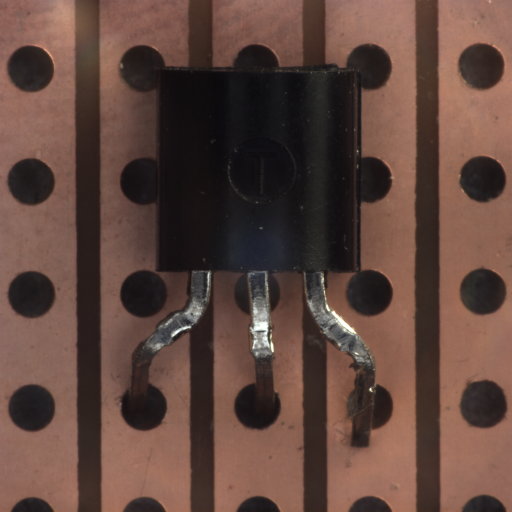
#> input picture web/examples/example_defective_bent_lead_001.png, 1024 x 1024 px (shown at 1/2 size)
$ python -i orientation.py   (imports and definitions only)
#> lines starting #> are read from the running program, lines starting #| are printed output that depends on the picture; after the words box and inside, x2 and y2 are one past the last pixel; in counts of white or black regions, pixels touching at a corner belong together
"""
Orientation Normalisation — make every model rotation-tolerant
===============================================================
The classifiers (EfficientNet-B0, ConvNeXt-Tiny, ResNet-50) were trained on MVTec AD
Transistor images, where every transistor is photographed *upright*: the black
TO-92 body at the top and the three metal leads pointing DOWN. A transistor lying
sideways (or upside-down) is far outside that distribution, so the networks score it
as "defective" almost regardless of its real condition (it looks like the dataset's
"misplaced" class).

Instead of touching the trained weights, this module canonicalises the input:

    1. find the transistor body,
    2. find the leads that stick out of it,
    3. work out which way the leads point,
    4. rotate the image so the leads point down (a lossless multiple of 90 degrees
       for sideways / upside-down parts, an exact angle for parts photographed at a
       clearly diagonal tilt).

Two detectors cooperate: a fast one tuned to the dark-body-on-copper look of the
training photos, and a background-agnostic one (plain white / grey / bench photos).

Upright images are returned untouched (same object, no resampling), so existing
behaviour and accuracy for upright transistors are unchanged. If the geometry is
ambiguous (no body found, no leads visible, conflicting evidence) the image is also
left untouched rather than guessing.

Only numpy / OpenCV / Pillow are used (already in requirements.txt).
"""

from typing import Dict, Tuple

import cv2
import numpy as np
from PIL import Image

# Counter-clockwise turn (degrees, as PIL's ROTATE_90/180/270 transposes) that brings
# leads pointing in <direction> round to "down":
#   leads on the LEFT  -> 90 deg counter-clockwise
#   leads on the RIGHT -> 270 deg counter-clockwise (= 90 deg clockwise)
#   leads pointing UP  -> 180 deg
_ROTATION_FOR_DIRECTION = {"down": 0, "left": 90, "up": 180, "right": 270}
_PIL_TRANSPOSE = {
    90: Image.Transpose.ROTATE_90,
    180: Image.Transpose.ROTATE_180,
    270: Image.Transpose.ROTATE_270,
}

_ANALYSIS_SIZE = 256          # long side used for the (cheap) geometric analysis
_MIN_BODY_FRACTION = 0.015    # body must cover at least 1.5% of the frame
_MAX_BODY_FRACTION = 0.45     # ... and at most 45% (otherwise it's not a single part)
_MAX_BODY_SPAN = 0.85         # body may not stretch across >85% of the frame in either axis
_MIN_BODY_EXTENT = 0.55       # body must fill >=55% of its bounding box (compact, blocky shape)
_MIN_LEAD_FRACTION = 0.025    # lead pixels needed, as a fraction of the body area
_MIN_DOMINANCE = 2.0          # winning side must beat the runner-up by this factor
_MIN_CONFIDENCE = 0.60        # confidence needed before we dare to rotate
_MIN_BOARD_SATURATION = 30    # plain (grey / white) backgrounds can't be told apart from silver leads
_TILT_TOLERANCE = 20.0        # degrees: models were trained with +/-15 deg jitter, so smaller tilts are left alone
_GENERIC_MIN_RESULTANT = 0.75 # how one-sided the lead pixels must be around the body (0..1)
_GENERIC_MIN_LEAD_RATIO = 0.04
_GENERIC_MAX_BG_SPREAD = 7.0   # only trust the contrast detector on fairly plain backgrounds

_COMPASS = ["down", "down-left", "left", "up-left", "up", "up-right", "right", "down-right"]


# [4 lines left out: function _compass, not called in this run]


def _none(reason: str, **extra) -> Dict:
    return {"direction": None, "confidence": 0.0, "reason": reason, **extra}


def _analysis_view(rgb: np.ndarray) -> np.ndarray:
    h, w = rgb.shape[:2]
    scale = _ANALYSIS_SIZE / float(max(h, w))
    if scale >= 1.0:
        return rgb
    return cv2.resize(
        rgb, (max(1, int(round(w * scale))), max(1, int(round(h * scale)))),
        interpolation=cv2.INTER_AREA,
    )


def _detect_dark_body(small: np.ndarray) -> Dict:
    """Detector 1: dark plastic body + silver leads on a coloured (copper) board."""
    height, width = small.shape[:2]

    gray = cv2.GaussianBlur(cv2.cvtColor(small, cv2.COLOR_RGB2GRAY), (5, 5), 0)
    hsv = cv2.cvtColor(small, cv2.COLOR_RGB2HSV)

    # ---- 1) dark plastic body --------------------------------------------------
    otsu, _ = cv2.threshold(gray, 0, 255, cv2.THRESH_BINARY + cv2.THRESH_OTSU)
    dark_thr = min(float(otsu), 0.5 * float(np.median(gray)))
    dark = (gray < dark_thr).astype(np.uint8)
    k = max(3, int(0.06 * max(height, width)) | 1)
    dark = cv2.morphologyEx(dark, cv2.MORPH_OPEN, cv2.getStructuringElement(cv2.MORPH_ELLIPSE, (k, k)))
    n_labels, labels, stats, _ = cv2.connectedComponentsWithStats(dark)
    if n_labels < 2:
        return {"direction": None, "confidence": 0.0, "reason": "no dark body found"}

    idx = 1 + int(np.argmax(stats[1:, cv2.CC_STAT_AREA]))
    bx, by, bw, bh, area = (int(v) for v in stats[idx])
    body_fraction = area / float(height * width)
    if not (_MIN_BODY_FRACTION <= body_fraction <= _MAX_BODY_FRACTION):
        return {"direction": None, "confidence": 0.0, "reason": "body size implausible"}
    if bw > _MAX_BODY_SPAN * width or bh > _MAX_BODY_SPAN * height or area < _MIN_BODY_EXTENT * bw * bh:
        return {"direction": None, "confidence": 0.0, "reason": "dark region is not a compact part"}
    body = (labels == idx).astype(np.uint8)
    body_box = [round(bx / width, 4), round(by / height, 4),
                round((bx + bw) / width, 4), round((by + bh) / height, 4)]

    # ---- 2) bright, low-saturation metal leads (copper board is saturated) -----
    # Thresholds are relative to the scene so they survive dim / bright lighting.
    # Reference statistics come from the board only (not the black body), so a close-up
    # that is mostly body does not skew them.
    saturation, value = hsv[..., 1], hsv[..., 2]
    near_body = cv2.dilate(body, np.ones((9, 9), np.uint8))
    board = near_body == 0
    if int(board.sum()) < 0.05 * height * width:
        return {"direction": None, "confidence": 0.0, "reason": "not enough background to analyse"}
    if float(np.median(saturation[board])) < _MIN_BOARD_SATURATION:
        # Grey / white background: silver leads look just like it, so this test is blind.
        return _none("plain background - lead test not applicable", body_box=body_box)
    sat_limit = 0.6 * float(np.median(saturation[board]))
    val_limit = 0.7 * float(np.median(value[board]))
    metal = ((saturation < sat_limit) & (value > val_limit)).astype(np.uint8)
    metal &= 1 - near_body
    metal = cv2.morphologyEx(metal, cv2.MORPH_OPEN, np.ones((3, 3), np.uint8))

    # ---- 3) count metal pixels in a band hugging each side of the body ---------
    band = max(8, int(0.8 * min(bw, bh)))
    side_boxes = {
        "down": (bx, by + bh, bx + bw, by + bh + band),
        "up": (bx, by - band, bx + bw, by),
        "right": (bx + bw, by, bx + bw + band, by + bh),
        "left": (bx - band, by, bx, by + bh),
    }
    counts = {}
    for side, (x0, y0, x1, y1) in side_boxes.items():
        x0, y0 = max(0, x0), max(0, y0)
        x1, y1 = min(width, x1), min(height, y1)
        counts[side] = int(metal[y0:y1, x0:x1].sum()) if x1 > x0 and y1 > y0 else 0

    ranked = sorted(counts.items(), key=lambda kv: kv[1], reverse=True)
    (best_side, best), (_, runner_up) = ranked[0], ranked[1]
    if best < _MIN_LEAD_FRACTION * area:
        return {"direction": None, "confidence": 0.0, "reason": "no leads visible",
                "counts": counts, "body_box": body_box, "lead_evidence": False}

    dominance = best / float(max(runner_up, 1))
    if dominance < _MIN_DOMINANCE:
        # Keep positive body + metal-lead evidence even when diagonal leads do not
        # fit one of the four cardinal direction bands. OOD validation uses this as
        # object-domain evidence; orientation still correctly remains unchanged.
        return {"direction": None, "confidence": 0.0, "reason": "leads direction ambiguous",
                "counts": counts, "body_box": body_box, "lead_evidence": True}

    # Confidence blends how dominant the winning side is with how much lead there is.
    confidence = 0.6 * min(dominance / 6.0, 1.0) + 0.4 * min(best / (0.10 * area), 1.0)
    x0, y0, x1, y1 = side_boxes[best_side]
    lead_box = [round(max(0, x0) / width, 4), round(max(0, y0) / height, 4),
                round(min(width, x1) / width, 4), round(min(height, y1) / height, 4)]
    return {"direction": best_side, "confidence": round(float(confidence), 3),
            "reason": f"leads point {best_side}", "counts": counts,
            "body_box": body_box, "lead_box": lead_box, "lead_evidence": True}


_VOTE_FAINT_MIN = 10.0        # LAB distance: pale / silver leads on white are far fainter than the body
_VOTE_FAR_FRACTION = 0.4      # a lead pixel must protrude >= 40% of the body half-thickness from the body
_VOTE_MIN_PIXELS = 8
_VOTE_MIN_CONE = 0.75         # share of protruding mass within +/-60 deg of the winning direction
_VOTE_MAX_OPPOSITE = 0.25     # ... and at most this share within +/-60 deg of the opposite direction


# [144 lines left out: functions _protruding_lead_vote, _detect_generic, not called in this run]


def detect_lead_direction(image: Image.Image) -> Dict:
    """
    Estimate which way the transistor's leads point.

    Returns a dict:
        direction   : compass word ("down", "left", "down-left", ...) or None (undetermined)
        confidence  : 0..1 (None-direction results carry 0.0)
        reason      : short human-readable explanation
        angle_deg   : (contrast detector only) 0 = down, -90 = left, +90 = right, +/-180 = up
        body_box / lead_box : normalised [x0, y0, x1, y1] in the ORIGINAL image
    """
    rgb = np.array(image.convert("RGB"))
    small = _analysis_view(rgb)
    height, width = small.shape[:2]
    if min(height, width) < 32:
        return _none("image too small")
    first = _detect_dark_body(small)
    if first["direction"] is not None:
        first["method"] = "dark-body"
        return first
    second = _detect_generic(small)
    if second["direction"] is not None:
        return second
    # undetermined by both: keep the first detector's body box if it has one
    if first.get("body_box") is None and second.get("body_box") is not None:
        first["body_box"] = second["body_box"]
    # Lead evidence found by the contrast detector must survive even when the dark-body
    # detector contributed the body box itself (e.g. TO-220 / TO-3P parts on a plain white
    # backdrop: the dark-body detector finds the body but its lead test is blind there,
    # while the contrast detector sees body + leads yet cannot name one direction).
    # Direction stays None, so no rotation is ever applied because of this.
    if second.get("lead_evidence") and first.get("body_box") is not None:
        first["lead_evidence"] = True
        if first.get("lead_box") is None and second.get("lead_box") is not None:
            first["lead_box"] = second["lead_box"]
    return first

def auto_orient(image: Image.Image, min_confidence: float = _MIN_CONFIDENCE) -> Tuple[Image.Image, Dict]:
    """
    Rotate `image` so the transistor leads point down (the orientation every model was
    trained on).

    Returns (image, info). `info` always has:
        applied        : bool  - True when the image was rotated
        rotation_deg   : float - degrees the picture was turned counter-clockwise (0 if not)
        leads_pointing : str|None - detected lead direction in the ORIGINAL image
        confidence     : float
        reason         : str
    Upright / undetermined images are returned as the very same object, unchanged.
    """
    try:
        found = detect_lead_direction(image)
    except Exception as exc:  # never let a helper break inference
        return image, {"applied": False, "rotation_deg": 0, "leads_pointing": None,
                       "confidence": 0.0, "reason": f"orientation check skipped ({exc})",
                       "body_box": None, "lead_box": None}

    direction = found["direction"]
    info = {
        "applied": False,
        "rotation_deg": 0,
        "leads_pointing": direction,
        "confidence": found["confidence"],
        "reason": found["reason"],
        "body_box": found.get("body_box"),   # normalised [x0, y0, x1, y1] in the ORIGINAL image
        "lead_box": found.get("lead_box"),
        "lead_evidence": bool(found.get("lead_evidence", found.get("lead_box") is not None)),
    }
    if direction is None or found["confidence"] < min_confidence:
        if direction not in (None, "down"):
            info["reason"] = "orientation unclear - left as uploaded"
        return image, info

    # Counter-clockwise turn that brings the leads round to "down".
    if "angle_deg" in found:
        turn = (-found["angle_deg"]) % 360.0
    else:
        turn = float(_ROTATION_FOR_DIRECTION[direction])
    nearest = int(round(turn / 90.0)) % 4
    residual = ((turn - 90.0 * nearest + 180.0) % 360.0) - 180.0

    if abs(residual) <= _TILT_TOLERANCE:
        # sideways / upside-down (or already upright): lossless quarter-turn
        if nearest == 0:
            return image, info
        applied = 90 * nearest
        rotated = image.convert("RGB").transpose(_PIL_TRANSPOSE[applied])
        how = f"rotated {applied} deg (counter-clockwise) to upright"
    else:
        # clearly diagonal: turn by the exact angle, padding with the background colour
        applied = round(turn, 1)
        fill = found.get("bg_rgb") or (0, 0, 0)
        rotated = image.convert("RGB").rotate(applied, resample=Image.BICUBIC, expand=True, fillcolor=fill)
        how = f"tilted; rotated {applied} deg (counter-clockwise) to upright"
    info.update(applied=True, rotation_deg=applied, reason=f"leads pointed {direction}; {how}")
    return rotated, info

>>> from PIL import Image
>>> picture = Image.open('../web/examples/example_defective_bent_lead_001.png')
#> picture is the input picture: PIL image 1024x1024 RGB; mean R, G, B 96.1, 70.3, 61.9
>>> result = auto_orient(picture)
#> in _detect_dark_body, `gray = cv2.GaussianBlur(cv2.cvtColor(small, cv2.COLOR_RGB2GRAY), (5, 5..`:
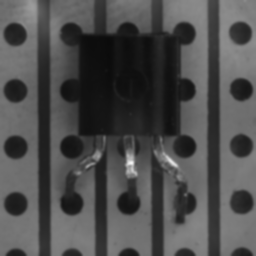
#> gray: shape (256, 256); min 11, max 242, mean 77.1
#> in _detect_dark_body, `otsu, _ = cv2.threshold(gray, 0, 255, cv2.THRESH_BINARY + cv2.THRESH_O..`: otsu = 73
#> in _detect_dark_body, `dark_thr = min(float(otsu), 0.5 * float(np.median(gray)))`: dark_thr = 42
#> in _detect_dark_body, `dark = (gray < dark_thr).astype(np.uint8)`:
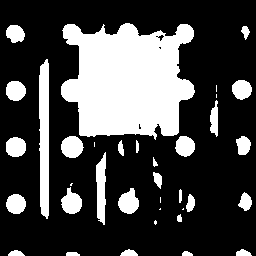
#> dark: shape (256, 256); values 0 (black) and 1 (white), 27.4% white; 36 white regions (8 under 20 px), largest, box (x1, y1, x2, y2) and area: (61, 23, 195, 140) 11510, (39, 59, 49, 219) 1428, (96, 152, 106, 225) 546
#> in _detect_dark_body, `n_labels, labels, stats, _ = cv2.connectedComponentsWithStats(dark)`:
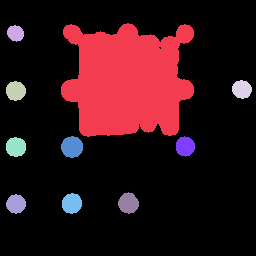
#> labels: shape (256, 256) int32; 11 distinct labels, from 0 to 10; one colour per label, 0 black
#> in _detect_dark_body, `n_labels, labels, stats, _ = cv2.connectedComponentsWithStats(dark)`: n_labels = 11; stats = [[0, 0, 256, 256, 51542], [61, 23, 133, 114, 11204], [7, 25, 17, 17, 217], [6, 81, 20, 20, 310], [232, 80, 20, 19, 290], [6, 137, 20, 20, 322], [61, 136, 22, 22, 378], [176, 136, 19, 21, 307], [62, 193, 20, 21, 330], [118, 192, 21, 22, 338], [6, 194, 20, 20, 298]]
#> in _detect_dark_body, `idx = 1 + int(np.argmax(stats[1:, cv2.CC_STAT_AREA]))`: idx = 1
#> in _detect_dark_body, `bx, by, bw, bh, area = (int(v) for v in stats[idx])`: bx = 61; by = 23; bw = 133; bh = 114; area = 11204
#> in _detect_dark_body, `body_fraction = area / float(height * width)`: body_fraction = 0.171
#> in _detect_dark_body, `body_box = [round(bx / width, 4), round(by / height, 4), round((bx + b..`: body_box = [0.238, 0.0898, 0.758, 0.535]
#> in _detect_dark_body, `saturation, value = hsv[..., 1], hsv[..., 2]`:
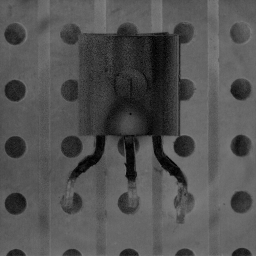
#> saturation: shape (256, 256); min 0, max 130, mean 82.8
#> in _detect_dark_body, `saturation, value = hsv[..., 1], hsv[..., 2]`:
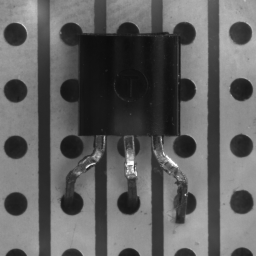
#> value: shape (256, 256); min 12, max 255, mean 96.3
#> in _detect_dark_body, `near_body = cv2.dilate(body, np.ones((9, 9), np.uint8))`:
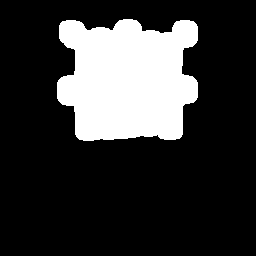
#> near_body: shape (256, 256); values 0 (black) and 1 (white), 21.2% white; 1 white region, box (x1, y1, x2, y2) and area: (57, 19, 198, 141) 13868
#> in _detect_dark_body, `sat_limit = 0.6 * float(np.median(saturation[board]))`: sat_limit = 57.6
#> in _detect_dark_body, `val_limit = 0.7 * float(np.median(value[board]))`: val_limit = 91.7
#> in _detect_dark_body, `metal = cv2.morphologyEx(metal, cv2.MORPH_OPEN, np.ones((3, 3), np.uin..`:
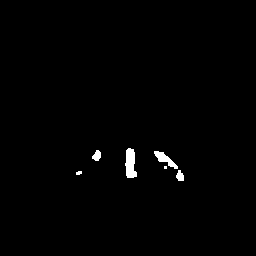
#> metal: shape (256, 256); values 0 (black) and 1 (white), 0.91% white; 6 white regions (1 under 20 px), largest, box (x1, y1, x2, y2) and area: (125, 148, 137, 178) 264, (154, 151, 178, 169) 169, (92, 150, 101, 161) 69, (176, 170, 184, 181) 64, (76, 171, 82, 175) 20
#> in _detect_dark_body, `band = max(8, int(0.8 * min(bw, bh)))`: band = 91
#> in _detect_dark_body, `side_boxes = { "down": (bx, by + bh, bx + bw, by + bh + band), "up": (..`: side_boxes = {'down': (61, 137, 194, 228), 'up': (61, -68, 194, 23), 'right': (194, 23, 285, 137), 'left': (-30, 23, 61, 137)}
#> the loop in _detect_dark_body, `for side, (x0, y0, x1, y1) in side_boxes.items():` made 4 passes
#> (side, x0, y0, x1, y1) on passes 1 to 4: ('down', 61, 137, 194, 228), ('up', 61, 0, 194, 23), ('right', 194, 23, 256, 137), ('left', 0, 23, 61, 137)
#> after the loop in _detect_dark_body, `for side, (x0, y0, x1, y1) in side_boxes.items():`: counts = {'down': 595, 'up': 0, 'right': 0, 'left': 0}
#> in _detect_dark_body, `ranked = sorted(counts.items(), key=lambda kv: kv[1], reverse=True)`: ranked = [('down', 595), ('up', 0), ('right', 0), ('left', 0)]
#> in _detect_dark_body, `(best_side, best), (_, runner_up) = ranked[0], ranked[1]`: best_side = 'down'; best = 595; runner_up = 0
#> in _detect_dark_body, `dominance = best / float(max(runner_up, 1))`: dominance = 595
#> in _detect_dark_body, `confidence = 0.6 * min(dominance / 6.0, 1.0) + 0.4 * min(best / (0.10 ..`: confidence = 0.812
#> in _detect_dark_body, `x0, y0, x1, y1 = side_boxes[best_side]`: x0 = 61; y0 = 137; x1 = 194; y1 = 228
#> in _detect_dark_body, `lead_box = [round(max(0, x0) / width, 4), round(max(0, y0) / height, 4..`: lead_box = [0.238, 0.535, 0.758, 0.891]
#> in detect_lead_direction, `first = _detect_dark_body(small)`: first = 7 items
#> in auto_orient, `found = detect_lead_direction(image)`: found = 8 items
#> in auto_orient, `direction = found["direction"]`: direction = 'down'
#> in auto_orient, `info = { "applied": False, "rotation_deg": 0, "leads_pointing": direct..`: info = {'applied': False, 'rotation_deg': 0, 'leads_pointing': 'down', 'confidence': 0.812, 'reason': 'leads point down', 'body_box': [0.238, 0.0898, 0.758, 0.535], 'lead_box': [0.238, 0.535, 0.758, 0.891], 'lead_evidence': True}
#> in auto_orient, `turn = float(_ROTATION_FOR_DIRECTION[direction])`: turn = 0

$ run again, on web/examples/example_defective_bent_lead_004.png
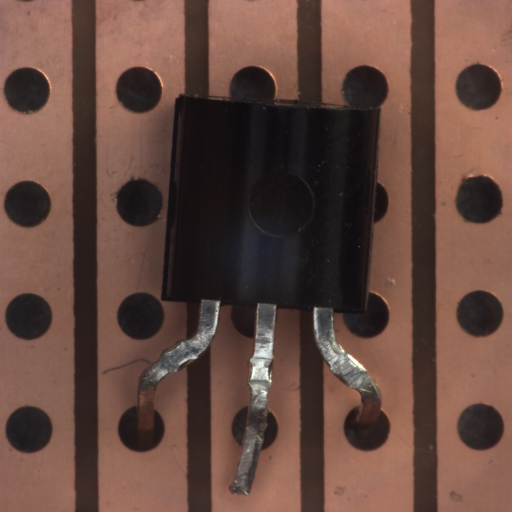
#> input picture web/examples/example_defective_bent_lead_004.png, 1024 x 1024 px (shown at 1/2 size)
#> picture is the input picture: PIL image 1024x1024 RGB; mean R, G, B 100.5, 72.4, 63.3
#> hsv: shape (256, 256, 3); mean H, S, V 35.9, 86.1, 100.6
#> otsu = 76
#> dark_thr = 44
#> in _detect_dark_body, `n_labels, labels, stats, _ = cv2.connectedComponentsWithStats(dark)`:
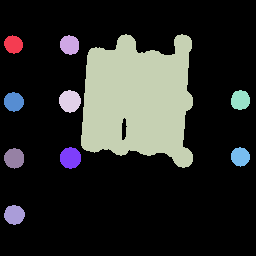
#> labels: shape (256, 256) int32; 11 distinct labels, from 0 to 10; one colour per label, 0 black
#> n_labels = 11; stats = [[0, 0, 256, 256, 51396], [4, 35, 19, 19, 269], [60, 35, 19, 20, 301], [81, 34, 112, 134, 11281], [59, 90, 22, 23, 384], [231, 90, 19, 20, 304], [4, 92, 20, 20, 306], [60, 147, 21, 22, 362], [231, 147, 19, 20, 286], [4, 148, 20, 21, 326], [4, 205, 21, 20, 321]]
#> idx = 3
#> bx = 81; by = 34; bw = 112; bh = 134; area = 11281
#> body_fraction = 0.172
#> body: shape (256, 256); values 0 (black) and 1 (white), 17.2% white; 1 white region, box (x1, y1, x2, y2) and area: (81, 34, 193, 168) 11281
#> body_box = [0.316, 0.133, 0.754, 0.656]
#> near_body: shape (256, 256); values 0 (black) and 1 (white), 21.1% white; 1 white region, box (x1, y1, x2, y2) and area: (77, 30, 197, 172) 13823
#> sat_limit = 60
#> val_limit = 93.8
#> in _detect_dark_body, `metal = cv2.morphologyEx(metal, cv2.MORPH_OPEN, np.ones((3, 3), np.uin..`:
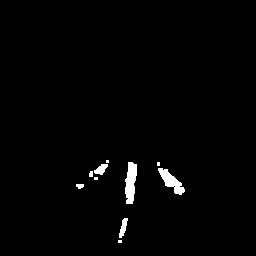
#> metal: shape (256, 256); values 0 (black) and 1 (white), 1.5% white; 10 white regions (4 under 20 px), largest, box (x1, y1, x2, y2) and area: (125, 162, 137, 204) 369, (158, 168, 185, 195) 310, (119, 218, 128, 238) 98, (94, 164, 108, 175) 93, (76, 184, 84, 189) 32, (89, 171, 93, 177) 22
#> band = 89
#> side_boxes = {'down': (81, 168, 193, 257), 'up': (81, -55, 193, 34), 'right': (193, 34, 282, 168), 'left': (-8, 34, 81, 168)}
#> the loop in _detect_dark_body, `for side, (x0, y0, x1, y1) in side_boxes.items():` made 4 passes
#> (side, x0, y0, x1, y1) on passes 1 to 4: ('down', 81, 168, 193, 256), ('up', 81, 0, 193, 34), ('right', 193, 34, 256, 168), ('left', 0, 34, 81, 168)
#> after the loop in _detect_dark_body, `for side, (x0, y0, x1, y1) in side_boxes.items():`: counts = {'down': 848, 'up': 0, 'right': 0, 'left': 0}
#> ranked = [('down', 848), ('up', 0), ('right', 0), ('left', 0)]
#> best_side = 'down'; best = 848; runner_up = 0
#> dominance = 848
#> confidence = 0.901
#> in _detect_dark_body, `x0, y0, x1, y1 = side_boxes[best_side]`: x0 = 81; y0 = 168; x1 = 193; y1 = 257
#> lead_box = [0.316, 0.656, 0.754, 1]
#> first = 7 items
#> found = 8 items
#> direction = 'down'
#> info = {'applied': False, 'rotation_deg': 0, 'leads_pointing': 'down', 'confidence': 0.901, 'reason': 'leads point down', 'body_box': [0.316, 0.133, 0.754, 0.656], 'lead_box': [0.316, 0.656, 0.754, 1], 'lead_evidence': True}
#> turn = 0
